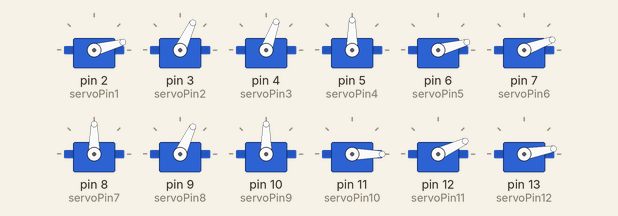
Simulated run of this sketch. Board: Arduino Uno, built with avr-gcc and run on an emulated ATmega328P. On the bench: 12 × servo.

Above: at 0.05 s.
At 4.05 s:
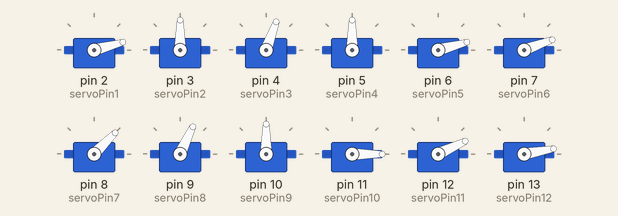
At 6.5 s:
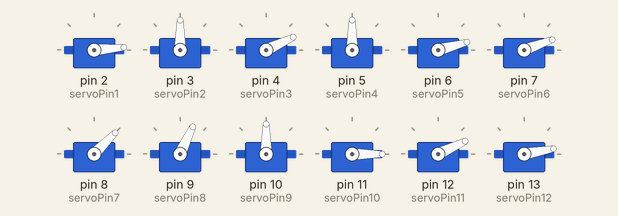
At 9.75 s:
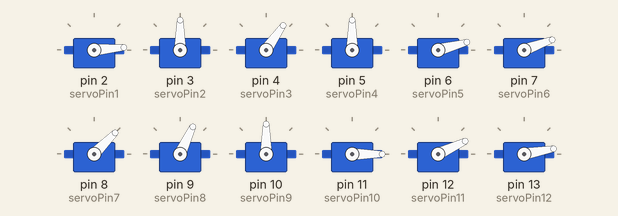
At 13.0 s:
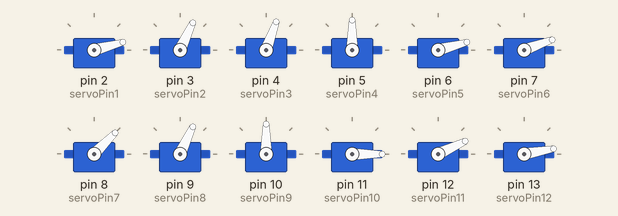
Timing chart, 0 to 18.2 s (numbered marks = the images above):
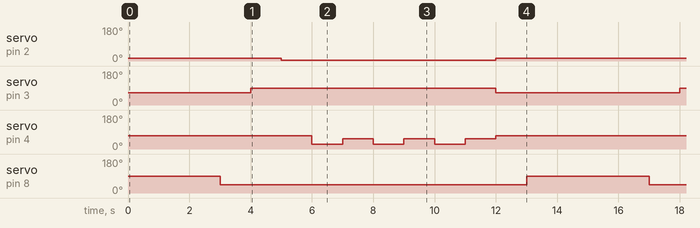

The sketch:

standing_wave.ino
```cpp
#include <Servo.h>
//int x = 1;
int startup = 0;
int servoPin1 = 2;
int servoPin2 = 3;
int servoPin3 = 4;
int servoPin4 = 5;
int servoPin5 = 6;
int servoPin6 = 7;
int servoPin7 = 8;
int servoPin8 = 9;
int servoPin9 = 10;
int servoPin10 = 11;
int servoPin11 = 12;
int servoPin12 = 13;
int pos = 0;
// Create a servo object
Servo ServoA1;
Servo ServoA2;
Servo ServoA3;
Servo ServoB1;
Servo ServoB2;
Servo ServoB3;
Servo ServoC1;
Servo ServoC2;
Servo ServoC3;
Servo ServoD1;
Servo ServoD2;
Servo ServoD3;
void setup() {
   // We need to attach the servo to the used pin number
   ServoA1.attach(servoPin1);
   ServoA2.attach(servoPin2);
   ServoA3.attach(servoPin3);
   ServoB1.attach(servoPin4);
   ServoB2.attach(servoPin5);
   ServoB3.attach(servoPin6);
   ServoC1.attach(servoPin7);
   ServoC2.attach(servoPin8);
   ServoC3.attach(servoPin9);
   ServoD1.attach(servoPin10);
   ServoD2.attach(servoPin11);
   ServoD3.attach(servoPin12);
}
void loop(){

  if(startup == 0)
  {
    ServoA1.write(15);
    ServoA2.write(65);
    ServoA3.write(70);

    ServoB1.write(90);
    ServoB2.write(15);
    ServoB3.write(20);

    ServoC1.write(90);
    ServoC2.write(65);
    ServoC3.write(90);

    ServoD1.write(0);
    ServoD2.write(25);
    ServoD3.write(10);
    delay(3000);
    startup = 1;
  }


  if(startup == 1)
  {
    ServoC1.write(45);
    delay(1000);
    ServoA2.write(90);
    delay(1000);
    ServoA1.write(5);
    delay(1000);
    startup = 2;
  }


  if(startup == 2)
  {
    for(int x = 1; x <= 3; x++) {
      ServoA3.write(25);
      delay(1000);
      ServoA3.write(55);
      delay(1000);
    }
    ServoA1.write(15);
    ServoA2.write(65);
    ServoA3.write(70);
    delay(1000);

    ServoC1.write(90);
    delay(1000);
    startup = 0;

  }
}
```

Measured:
- by itself, servo on pin 2 (servoPin1): alternates 15° for 7.0 s and 5° for 7.0 s
- by itself, servo on pin 3 (servoPin2): alternates 90° for 8.0 s and 65° for 6.0 s
- by itself, servo on pin 4 (servoPin3): repeats every 14.0 s: 2 × (55° 1.0 s, 25° 1.0 s), 55° 1.0 s, 70° 8.0 s, 25° 1.0 s
- by itself, servo on pin 8 (servoPin7): alternates 90° for 4.0 s and 45° for 10.0 s
